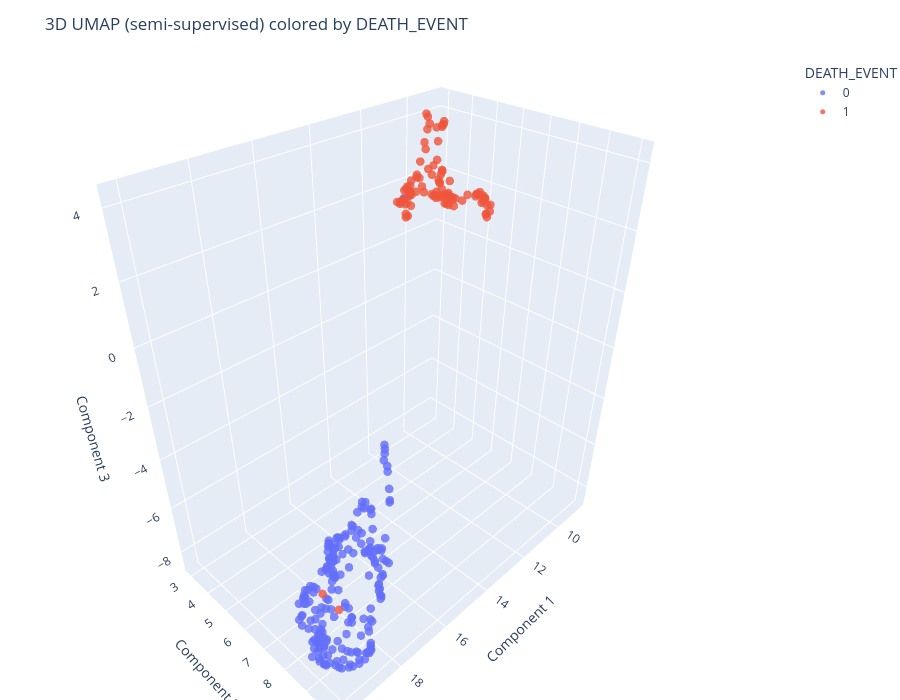

Source (notebook cell):
### Markdown cell above
<a id="umap-semisupervised"></a>
### UMAP (Semi-supervised)

### Code cell
umap_semi = u.UMAP(n_components=3, n_neighbors=10, target_weight=0.2, metric="manhattan", random_state=SEED)
X_umap_semi = umap_semi.fit_transform(X_p_reduced, y)

df_umap_semi = pd.DataFrame(X_umap_semi, columns=["UMAP_SEMI_1", "UMAP_SEMI_2", "UMAP_SEMI_3"])
joblib.dump(df_umap_semi, "../outputs/dim_red/embeddings/X_umap_semisupervised.pkl")

df_umap_semi[TARGET_COL] = y.values

joblib.dump(df_umap_semi, os.path.join(OUTPUT_DIR, 'df_umap_semisupervised.pkl'))
plot_3d(X_umap_semi, y, algorithm="UMAP (semi-supervised)")

### Figure 1 — Plotly figure (JSON) as saved in the notebook; plotly's stock layout.template omitted (floating-point values rounded to 4 significant figures; data arrays with more than 128 entries replaced by an {"elided": "..."} marker saying what was removed)
{"data": [{"hovertemplate": "<b>DEATH_EVENT</b>: 0<br>Component 1: %{x:.3f}<br>Component 2: %{y:.3f}<br>Component 3: %{z:.3f}<extra></extra>", "marker": {"line": {"width": 0}, "opacity": 0.8, "size": 5}, "mode": "markers", "name": "0", "type": "scatter3d", "x": {"elided": "203 float values"}, "y": {"elided": "203 float values"}, "z": {"elided": "203 float values"}}, {"hovertemplate": "<b>DEATH_EVENT</b>: 1<br>Component 1: %{x:.3f}<br>Component 2: %{y:.3f}<br>Component 3: %{z:.3f}<extra></extra>", "marker": {"line": {"width": 0}, "opacity": 0.8, "size": 5}, "mode": "markers", "name": "1", "type": "scatter3d", "x": [10.98, 10.77, 10.57, 10.85, 11.13, 11.17, 10.0, 9.123, 9.14, 11.28, 11.36, 9.538, 10.74, 10.84, 8.99, 9.121, 10.71, 9.526, 11.68, 10.73, 9.296, 10.93, 11.09, 9.139, 8.882, 11.73, 9.857, 11.03, 11.26, 10.88, 8.899, 11.46, 9.008, 8.905, 11.66, 10.82, 10.74, 8.883, 9.12, 11.72, 10.77, 9.352, 11.17, 9.583, 9.659, 10.59, 9.341, 8.768, 11.7, 11.15, 10.57, 10.12, 10.45, 11.67, 10.46, 11.16, 10.49, 9.64, 9.817, 10.76, 9.567, 10.11, 9.499, 11.24, 9.64, 10.83, 10.64, 9.282, 9.161, 10.82, 11.66, 11.23, 9.726, 10.56, 10.78, 11.23, 10.51, 10.53, 9.797, 11.0, 9.704, 9.76, 11.07, 9.755, 9.912, 18.63, 10.27, 10.21, 10.89, 10.03, 19.14, 10.73, 9.914, 9.662, 9.875, 10.59], "y": [4.836, 3.166, 4.52, 3.652, 4.411, 5.335, 4.522, 5.409, 5.57, 5.145, 5.033, 4.31, 3.12, 3.056, 5.171, 4.931, 3.379, 4.424, 4.263, 4.76, 4.527, 5.054, 5.109, 5.108, 5.256, 4.479, 5.199, 5.415, 5.265, 3.232, 5.025, 4.804, 5.148, 5.053, 4.655, 4.741, 3.221, 5.075, 5.434, 4.226, 3.359, 4.229, 4.934, 4.111, 4.423, 3.344, 5.628, 5.062, 4.458, 5.317, 3.334, 4.471, 3.3, 4.308, 3.168, 4.323, 3.361, 4.311, 4.385, 4.756, 5.365, 4.573, 4.124, 4.298, 4.076, 4.538, 4.739, 5.448, 5.595, 5.265, 4.45, 4.269, 5.444, 4.726, 4.901, 4.746, 3.135, 3.153, 5.55, 4.197, 3.954, 3.945, 4.808, 3.948, 3.852, 8.375, 4.248, 3.742, 4.782, 3.663, 8.313, 4.163, 3.471, 3.929, 3.373, 3.981], "z": [2.252, 1.471, 2.035, 1.99, 2.453, 2.452, 1.864, 1.242, 1.388, 2.336, 2.446, 1.54, 1.482, 1.472, 1.671, 1.711, 1.508, 1.614, 2.488, 2.584, 1.501, 2.495, 2.737, 1.912, 1.42, 2.478, 2.051, 2.498, 2.383, 1.474, 1.454, 2.47, 1.77, 1.617, 2.497, 2.288, 1.588, 1.506, 1.256, 2.44, 1.46, 1.237, 2.306, 1.363, 1.685, 1.749, 1.27, 1.558, 2.648, 2.375, 1.688, 1.918, 1.297, 2.567, 0.9016, 2.704, 1.702, 1.654, 1.777, 2.674, 2.021, 1.954, 1.29, 2.827, 1.368, 2.782, 2.796, 1.857, 1.624, 2.776, 2.794, 2.73, 2.102, 2.869, 3.014, 3.12, 0.8604, 0.9951, 2.162, 3.15, 3.958, 3.883, 3.204, 3.944, 3.879, -7.488, 3.62, 3.864, 3.321, 3.98, -6.383, 3.466, 4.126, 4.033, 4.193, 3.601]}], "layout": {"height": 700, "legend": {"itemsizing": "trace", "title": {"text": "DEATH_EVENT"}}, "margin": {"b": 0, "l": 0, "r": 0, "t": 60}, "scene": {"xaxis": {"title": {"text": "Component 1"}}, "yaxis": {"title": {"text": "Component 2"}}, "zaxis": {"title": {"text": "Component 3"}}}, "title": {"text": "3D UMAP (semi-supervised) colored by DEATH_EVENT"}, "width": 900}}
